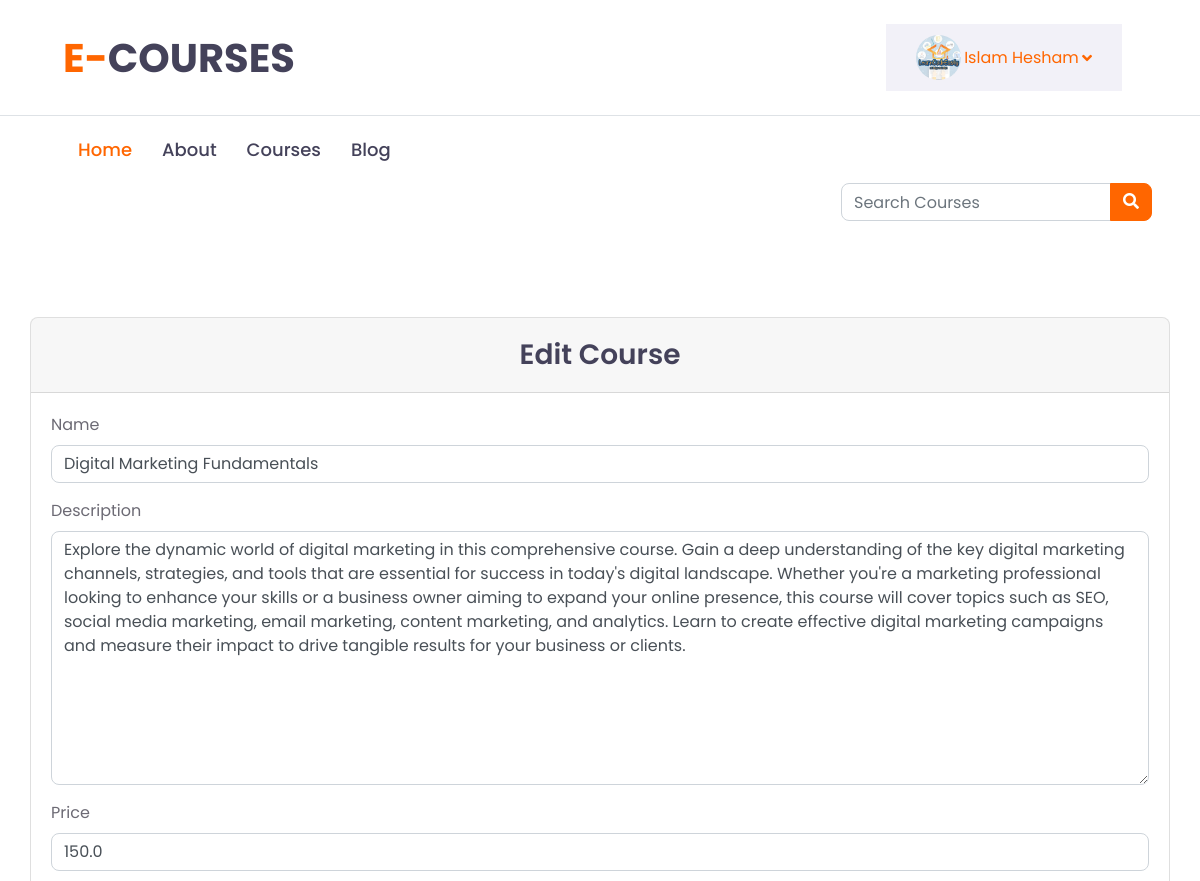
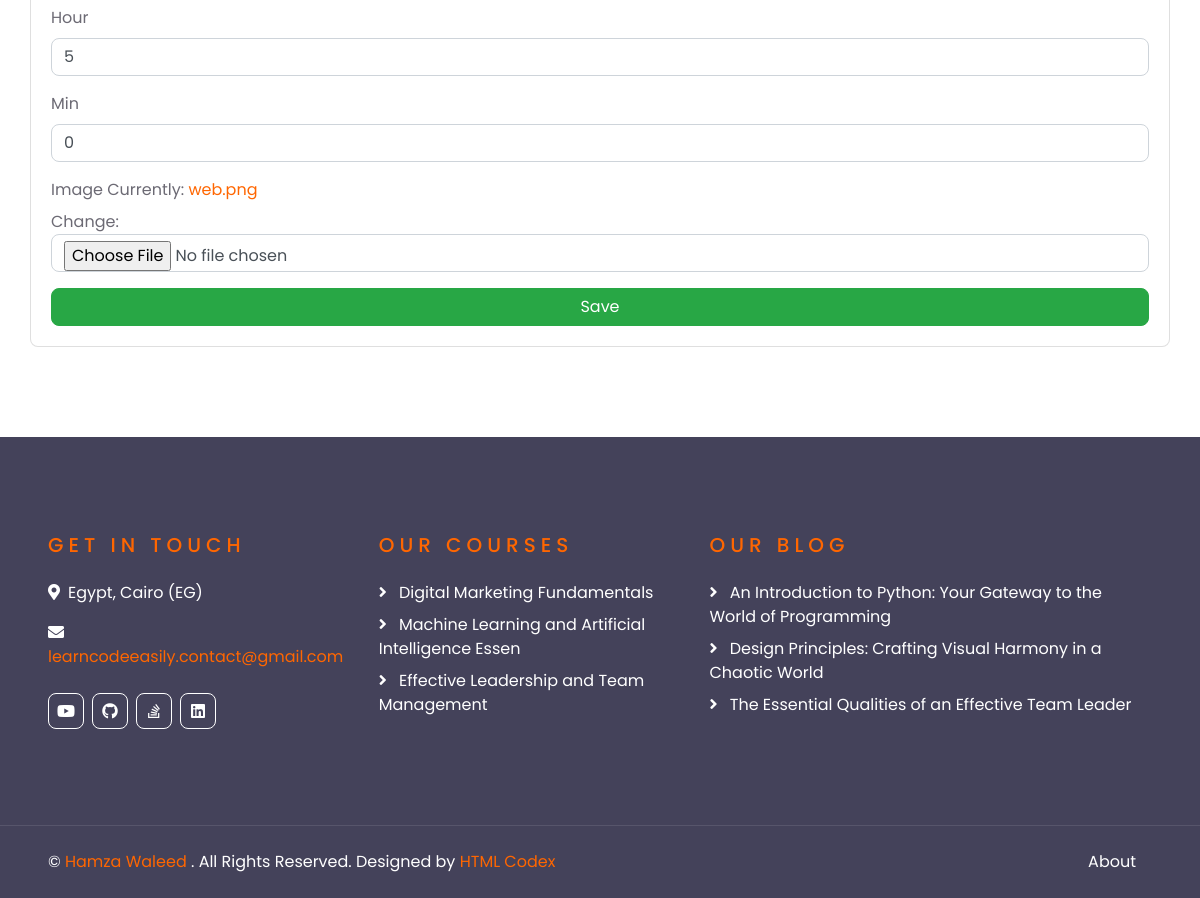
Screenshot of /course/update/1/ (signed in) with the database file from the repository (2 pictures, top to bottom).
### academy_courses/models.py (models this page shows, shortened)
class Course(models.Model):
    name = models.CharField(max_length=50)
    description = models.TextField(max_length=5000)
    price = models.FloatField()
    hour = models.IntegerField()
    min = models.IntegerField()
    image = models.ImageField()
    created_at = models.DateTimeField(auto_now_add=True)
    updated_at = models.DateTimeField(auto_now=True)

class Urls(models.Model):
    title = models.CharField(max_length=30, default="My Urls")
    icon = models.CharField(
        default='Select an icon',
        choices=SOCIAL_MEDIA_ICONS,
        max_length=100
    )
    url = models.URLField()

### academy_blog/models.py (models this page shows, shortened)
class Article(models.Model):
    cover_image = models.ImageField()
    category = models.ForeignKey(Category, on_delete=models.PROTECT)
    title = models.CharField(max_length=100)
    subject = HTMLField(max_length=10000)
    created_at = models.DateTimeField(auto_now_add=True)
    updated_at = models.DateTimeField(auto_now=True)

### academy_courses/views.py (the view)
# urls.py: path('course/update/<int:pk>/', views.CourseUpdateView.as_view(), name='course_update'),
class CourseUpdateView(LoginRequiredMixin, UpdateView):
    model = Course
    form_class = CourseForm
    template_name = 'course/update.html'
    success_url = reverse_lazy('course')

### academy_courses/forms.py
class CourseForm(forms.ModelForm):
    class Meta:
        model = Course
        fields = ['name', 'description', 'price', 'hour', 'min', 'image']
        widgets = {
            'name': forms.TextInput(),
            'description': forms.Textarea(),
        }
    def __init__(self, *args, **kwargs):
        super().__init__(*args, **kwargs)
        for field in iter(self.fields):
            self.fields[field].widget.attrs.update({
                'class': 'form-control'
        })

### academy_courses/custom_context_proccessor.py (called while the page is built)
def slider_footer(request):
    course = Course.objects.all()[:20]
    opinion = Opinion.objects.all()
    url = Urls.objects.all()
    article = Article.objects.all()[:20]
    return {
        'courses': course,
        'opinions': opinion,
        'urls': url,
        'arts': article
    }

def category(request):
    cat = Category.objects.all()
    latest_article = Article.objects.order_by('-created_at')[:10]
    return {
        'cats': cat,
        'la_ar': latest_article,
    }

def slider_image(request):
    image = Slider.objects.first()
    return {
        'slide': image,
    }

### academy_courses/templates/course/update.html (shortened to what this page needs)
{% extends 'base.html' %}
{% load i18n %}
{% block content %}
    <div class="container">
        <div class="row justify-content-md-center">
            <div class="card col-md-12 px-0">
                <div class="card-header text-center">
                    <h3 class="mb-0 py-2">{% trans 'Edit Course' %}</h3>
                </div>
                <div class="card-body">
                    <form method="post" enctype="multipart/form-data">
                        {% for field in form %}
                            <div class="mb-3">
                                <label class="form-label">{{ field.label }}</label>
                                {{ field }}
                            </div>
                        {% endfor %}
                        <div class="d-grid gap-2">
                            <button type="submit" class="btn btn-success btn-block">
                                {% translate 'Save' %}
                            </button>
                        </div>
                    </form>
                </div>
            </div>
        </div>
    </div>
{% endblock content %}

### academy_courses/templates/partials/header.html (shortened to what this page needs)
{% load i18n %}
{% load static %}
<div class="container-fluid d-none d-lg-block">
    <div class="row align-items-center py-4 px-xl-5">
        <div class="col-lg-3">
            <a href="/" class="text-decoration-none">
                <h1 class="m-0"><span class="text-primary">{% trans 'E-' %}</span>{% trans 'COURSES' %}</h1>
            </a>
        </div>
        {% if user.is_authenticated %}
            <div class="col-lg-9 d-flex align-items-center justify-content-end">
                <div class="col-lg-4 d-none d-lg-block">
                    <a class="d-flex align-items-center justify-content-between bg-secondary w-100 text-decoration-none" data-toggle="collapse" href="#navbar-vertical" style="height: 67px; padding: 0 30px;">
                        <input type="image" id="myimage"  style="height:45px;width:45px;border-radius: 50%;" src="{{ user.profile.profile_image.url }}" />
                        <p class="text-primary m-0">
                            {{ user.first_name }}  {{ user.last_name }}
                        </p>
                        <i class="fa fa-angle-down text-primary"></i>
                    </a>
                </div>
            </div>
        {% else %}
            <div class="col-lg-9 d-flex align-items-center justify-content-end">
                <a class="btn btn-dark py-2 px-4 d-none d-lg-block" href="{% url 'register' %}">{% trans 'Join Now' %}</a>
                <a class="btn btn-outline-primary py-2 px-4 ml-2 d-none d-lg-block" href="{% url 'login' %}">{% trans 'Login' %}</a>
            </div>
        {% endif %}
    </div>
</div>
<div class="container-fluid">
    <div class="row border-top px-xl-5">
        <div class="col-lg-9">
            <nav class="navbar navbar-expand-lg bg-light navbar-light py-3 py-lg-0 px-0">
                <div class="collapse navbar-collapse justify-content-between" id="navbarCollapse">
                    <div class="navbar-nav py-0">
                        <a href="/" class="nav-item nav-link active"> {% trans 'Home' %} </a>
                        <a href="{% url 'about' %}" class="nav-item nav-link"> {% trans 'About' %} </a>
                        <a href="{% url 'course' %}" class="nav-item nav-link"> {% trans 'Courses' %} </a>
                        <a href="{% url 'article_view' %}" class="nav-item nav-link"> {% trans 'Blog' %} </a>
                    </div>
                </div>
            </nav>
        </div>
        <form action="{% url 'course' %}" class="form-inline ml-auto px-lg-0">
            <div class="input-group">
                <input
                    value="{{ request.GET.query }}"
                    name="query"
                    type="text"
                    class="form-control"
                    style="width: 270px;"
                    placeholder="{% translate 'Search Courses' %}"
                />
                <div class="input-group-append">
                    <button class="btn btn-primary" type="submit">
                        <i class="fa fa-search"></i>
                    </button>
                </div>
            </div>
        </form>
    </div>
</div>

### academy_courses/templates/partials/footer.html
{% load i18n %}
<div class="container-fluid bg-dark text-white py-5 px-sm-3 px-lg-5" style="margin-top: 90px;">
    <div class="row pt-5">
        <div class="col-lg-7 col-md-12">
            <div class="row">
                <div class="col-md-6 mb-5">
                    <h5 class="text-primary text-uppercase mb-4" style="letter-spacing: 5px;">{% trans 'Get In Touch' %}</h5>
                    <p><i class="fa fa-map-marker-alt mr-2"></i>{% trans 'Egypt, Cairo (EG)' %}</p>
                    <p><i class="fa fa-envelope mr-2"></i><a href="javascript:openmail();">learncodeeasily.contact@gmail.com</a></p>
                    <div class="d-flex justify-content-start mt-4">
                        {% for url in urls %}
                            <a class="btn btn-outline-light btn-square mr-2" href="{{ url.url }}"><i class="fab {{ url.icon }}"></i></a>
                        {% endfor %}
                    </div>
                </div>
                <div class="col-md-6 mb-5">
                    <h5 class="text-primary text-uppercase mb-4" style="letter-spacing: 5px;">{% trans 'Our Courses' %}</h5>
                    <div class="d-flex flex-column justify-content-start">
                        {% for course in courses %}
                            <a class="text-white mb-2" href="{% url 'course_list' course.id %}"><i class="fa fa-angle-right mr-2"></i> {{ course.name }} </a>
                        {% endfor %}
                    </div>
                </div>
            </div>
        </div>
        <div class="col-lg-5 col-md-12 mb-5">
            <h5 class="text-primary text-uppercase mb-4" style="letter-spacing: 5px;">{% trans 'Our Blog' %}</h5>
            <div class="d-flex flex-column justify-content-start">
                {% for art in arts %}
                    <a class="text-white mb-2" href="{% url 'article_detail' art.id %}"><i class="fa fa-angle-right mr-2"></i> {{ art.title }} </a>
                {% endfor %}
            </div>
        </div>
    </div>
</div>
<div class="container-fluid bg-dark text-white border-top py-4 px-sm-3 px-md-5" style="border-color: rgba(256, 256, 256, .1) !important;">
    <div class="row">
        <div class="col-lg-6 text-center text-md-left mb-3 mb-md-0">
            <p class="m-0 text-white">&copy; <a href="/">{% trans 'Hamza Waleed' %}</a> {% trans '. All Rights Reserved. Designed by' %}<a href="https://htmlcodex.com"> HTML Codex</a>
            </p>
        </div>
        <div class="col-lg-6 text-center text-md-right">
            <ul class="nav d-inline-flex">
                <li class="nav-item">
                    <a class="nav-link text-white py-0" href="{% url 'about' %}">{% trans 'About' %}</a>
                </li>
            </ul>
        </div>
    </div>
</div>

### rows the page displays
Course: form "Digital Marketing Fundamentals" "Explore the dynamic world of digital marketing in this comprehensive course. Gain a deep understanding of the key digital marketing channels, strategies, and tools that are essential for success in today's digital landscape. Whether you're a marketing professional looking to enhance your skills or a business owner aiming to expand your online presence, this course will cover topics such as SEO, social media marketing, email marketing, content marketing, and analytics. Learn to create effective digital marketing campaigns and measure their impact to drive tangible results for your business or clients." "150.0" "5" "0", name "Digital Marketing Fundamentals"
Course: name "Machine Learning and Artificial Intelligence Essen"
Course: name "Effective Leadership and Team Management"
Article: title "An Introduction to Python: Your Gateway to the World of Programming"
Article: title "Design Principles: Crafting Visual Harmony in a Chaotic World"
Article: title "The Essential Qualities of an Effective Team Leader"

### other values shown
{{ user.first_name }} "Islam"
{{ user.last_name }} "Hesham"
{{ field.label }} "Name" "Description" "Price" "Hour" "Min" "Image"
